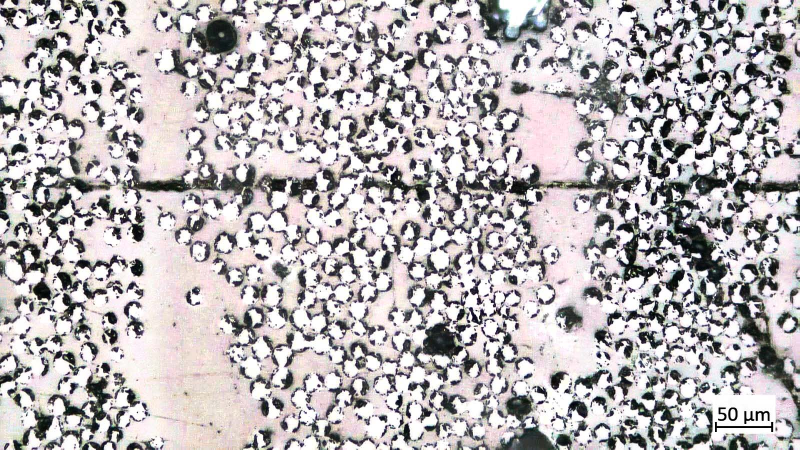
#> input picture preprodata/pp-frb-001.jpg, 1599 x 899 px (shown at 1/2 size)
$ python -i getmefibers.py   (imports and definitions only)
#> lines starting #> are read from the running program, lines starting #| are printed output that depends on the picture; after the words box and inside, x2 and y2 are one past the last pixel; in counts of white or black regions, pixels touching at a corner belong together
### common.py
import cv2
import skimage as ski
import numpy as np
import matplotlib.pyplot as plt
from matplotlib import colors

def getBlackHatMask(base_img, kernel_size=(5,5)):
    # Crear kernel para operación morfológica
    kernel = cv2.getStructuringElement(cv2.MORPH_RECT, kernel_size)

    # Aplicar transformación Black Hat
    black_hat = cv2.morphologyEx(base_img, cv2.MORPH_BLACKHAT, kernel)

    return black_hat

def getContours(base_img):

    # Calcular contornos de la imagen
    contours, _ = cv2.findContours(image=base_img, mode=cv2.RETR_EXTERNAL, method=cv2.CHAIN_APPROX_SIMPLE)

    dim = np.shape(base_img)

    contours_img = cv2.drawContours(np.zeros((dim[0],dim[1],3)), contours, -1, (0,255,0), 1)
    contours_img = np.uint8(contours_img)

    return contours, contours_img

def filterContours(base_img, contours, mult=2.5, mode='DOWN'):
    # Filtrado de contornos por longitud
    contours_lenght = [len(c) for c in contours]

    cl_mean = np.mean(contours_lenght)
    cl_std = np.std(contours_lenght)

    if mode == 'DOWN':
        contours_filtered = [c for c in contours if len(c) < cl_mean + mult*cl_std]
    elif mode == 'UP':
        contours_filtered = [c for c in contours if len(c) > cl_mean + mult*cl_std]

    dim = np.shape(base_img)
    contours_filtered_img = cv2.drawContours(np.zeros((dim[0],dim[1],3)), contours_filtered, -1, (0,255,0), 1)
    contours_filtered_img = np.uint8(contours_filtered_img)

    return contours_filtered, contours_filtered_img

def getFirstElementOfContour(contours):

    # Obtener el primer elemento de cada contorno
    elements = np.array([np.uint32(contours[i][0][0]) for i in range(len(contours))])

    # Obtener coordenadas en formato correcto
    coordinates = [(np.uint16(p[1]),np.uint16(p[0])) for p in elements]

    return coordinates

def applyFlooding(base_img, coordinates):
    img_flood = base_img.copy()
    img_flood[img_flood != 0] = 255

    mask_flood = np.zeros(np.shape(base_img),dtype=np.uint8)

    list_masks = []
    for coordinate in coordinates:
        mask = ski.segmentation.flood(img_flood, coordinate, tolerance=1)
        list_masks.append(mask)
        mask_flood[mask] = 255

    return mask_flood, list_masks

def applyWatershed(base_img, mask, threshold_factor = 0.025, gl_vecinity=15):
    # 1. Define kernels adecuados para cada operación
    kernel_op = np.ones((3,3), np.uint8)  # Para opening
    kernel_dil = np.ones((3,3), np.uint8)  # Para dilatación

    # 2. Preprocesamiento mejorado
    opening = cv2.morphologyEx(mask, cv2.MORPH_OPEN, kernel_op, iterations=2)

    # 3. Área de fondo seguro con kernel correcto
    sure_bg = cv2.dilate(opening, kernel_dil, iterations=3)

    # 4. Área de primer plano seguro - ajusta el factor de threshold si es necesario
    dist_transform = cv2.distanceTransform(opening, cv2.DIST_C, 5)
    threshold_factor = threshold_factor
    ret, sure_fg = cv2.threshold(dist_transform, threshold_factor*dist_transform.max(), 255, 0)

    # 5. Región desconocida
    sure_fg = np.uint8(sure_fg)
    unknown = cv2.subtract(sure_bg, sure_fg)

    # 6. Etiquetado de marcadores
    ret, markers = cv2.connectedComponents(sure_fg)
    markers = markers + 1
    markers[unknown==255] = 0

    # 7. Aplicar watershed
    img_rgb = cv2.cvtColor(base_img, cv2.COLOR_GRAY2RGB)
    markers = cv2.watershed(img_rgb, markers)

    # 8. Utiliza los resultados de watershed como punto de partida
    regions_result = markers.copy()

    # Crear una máscara expandida
    expanded_mask = np.zeros_like(base_img, dtype=np.uint8)

    # Primero, identifica las regiones que ya fueron segmentadas (excluyendo bordes y fondo)
    valid_labels = np.unique(regions_result)
    valid_labels = valid_labels[valid_labels > 1]  # Ignorar fondo (0,1) y bordes (-1)

    # Para cada región segmentada por watershed, expande a píxeles adyacentes con intensidad similar
    for label in valid_labels:
        # Máscara de la región actual
        region_mask = (regions_result == label)

        # Calcular estadísticas de intensidad de esta región
        region_intensities = base_img[region_mask]
        mean_intensity = np.mean(region_intensities)
        std_intensity = np.std(region_intensities)

        # Dilatar la región para encontrar píxeles vecinos
        kernel = np.ones((3,3), np.uint8)
        dilated = cv2.dilate(region_mask.astype(np.uint8), kernel, iterations=2)

        # Encontrar píxeles vecinos (dilatados - originales)
        neighbors = dilated & ~region_mask

        # Para los vecinos, verificar si su intensidad es similar a la región
        for y, x in zip(*np.where(neighbors)):
            if abs(int(base_img[y, x]) - mean_intensity) < gl_vecinity * std_intensity:
                # Si el píxel tiene intensidad similar, asígnalo a esta región
                regions_result[y, x] = label

        # Añadir esta región al resultado expandido
        expanded_mask[regions_result == label] = 255

    binary_mask = np.zeros_like(regions_result, dtype=np.uint8)
    binary_mask[regions_result > 1] = 255  # Set foreground regions to 255 (white)

    return regions_result, binary_mask

# Funciones que vamos a usar

# [39 lines left out: functions getSegmentationFigure, getSegmentationColoring, getColoringFigure, not called in this run]

### getmefibers.py
import cv2
import skimage as ski
import numpy as np

from common import getBlackHatMask, getContours, filterContours, getFirstElementOfContour, applyFlooding, applyWatershed

def getMeFibers(base_img,
                bh_ks=(7,7),
                bhm_iter=4,
                bhm_mult=60,
                cont_mult=2.5,
                ws_ths_factor=0.025,
                ws_gl_vecinity=15,###################### VV nuevo
                otsu_classes=5,
                otsu_range=(2, None),
                return_debug=False):

    # Eliminación de ruido y mejora de contraste
    test_1 = cv2.GaussianBlur(base_img, (7, 7), 0)

    # Mejorar contraste
    clahe = cv2.createCLAHE(clipLimit=2,tileGridSize=(10, 10))
    test_2 = cv2.GaussianBlur(clahe.apply(test_1), (11, 11), 0)

    # Aplicar Black Hat a la imagen seleccionada
    black_hat_img = getBlackHatMask(test_2, kernel_size=bh_ks)

    # Obtener máscara binaria mejorada de la imagen Black Hat
    kernel_bh = np.array([[0, 1, 0],
                       [1, 0, 1],
                       [0, 1, 0]], dtype=np.uint8)

    black_hat_mask = cv2.morphologyEx(black_hat_img, cv2.MORPH_CLOSE, kernel_bh,iterations=bhm_iter)

    # Aplicar la máscara a la imagen original
    test_3 = np.int16(test_2) - bhm_mult*np.int16(black_hat_mask)
    test_3[test_3 < 0] = 0
    test_3 = np.uint8(test_3)

    # Aplicar umbralización multiotsu para segmentar test_3
    list_ts_test3 = ski.filters.threshold_multiotsu(test_3, classes=otsu_classes)

    ## Dynamic slicing // older
    #start, end = otsu_range
    #selected_thresholds = list_ts_test3[start:end]
    #
    ## Segementación de test_3 para separar la mayor cantidad de fibras
    #thresh_1 = np.zeros(np.shape(test_3), dtype=np.uint8)
    #thresh_1[test_3 > np.mean(selected_thresholds)] = 255

    # ------ NEWER attempt ----------
    # Segment into discrete classes
    regions = np.digitize(test_3, bins=list_ts_test3)

    start, end = otsu_range
    if end is None:
        end = otsu_classes - 1
    if start is None:
        start = 0
    if start > end:
        start, end = end, start
    start = int(np.clip(start, 0, otsu_classes - 1))
    end   = int(np.clip(end,   0, otsu_classes - 1))

    thresh_1 = ((regions >= start) & (regions <= end)).astype(np.uint8) * 255
    # --------- ######## -----------

    test_4 = test_3.copy()
    test_4[~(thresh_1 == 255)] = 0
    test_4[test_4 > 0] = 255

    # Obtener contornos de la imagen binaria
    contours, contours_img = getContours(test_4)

    # Filtrar contornos por longitud
    contours_filtered, contours_filtered_img = filterContours(test_4, contours, mult=cont_mult)

    # Aplicar flooding para obtener la máscara de las fibras
    coordinates = getFirstElementOfContour(contours_filtered)
    mask_flood, list_masks = applyFlooding(test_4, coordinates)

    # Se mejora la máscara de las fibras con una operación morfológica de cierre
    kernel_mfl = np.array([[0, 1, 0],
                          [1, 0, 1],
                          [0, 1, 0]], dtype=np.uint8)

    test_5 = cv2.morphologyEx(mask_flood, cv2.MORPH_CLOSE, kernel_mfl,iterations=2)

    # Aplicar watershed para obtener la segmentación final
    regions_result, binary_mask = applyWatershed(test_2, test_5, threshold_factor=ws_ths_factor, gl_vecinity=ws_gl_vecinity)

    if return_debug:
        debug_images = {
            'fibers_blur': test_1,
            'fibers_contrast': test_2,
            'fibers_black_hat_mask': black_hat_mask,
            'fibers_enhanced': test_3,
            'fibers_otsu_selection': thresh_1,
            'fibers_binary': test_4,
            'fibers_contours_filtered': contours_filtered_img,
            'fibers_flood_mask': mask_flood,
            'fibers_post_close': test_5,
            'fibers_watershed_binary': binary_mask,
        }
        return binary_mask, contours_filtered_img, list_masks, debug_images

    return binary_mask, contours_filtered_img, list_masks

>>> import cv2
>>> picture = cv2.imread('preprodata/pp-frb-001.jpg', cv2.IMREAD_GRAYSCALE)
>>> result = getMeFibers(picture)
#> in getMeFibers, `list_ts_test3 = ski.filters.threshold_multiotsu(test_3, classes=otsu_c..`: list_ts_test3 = [42, 114, 171, 217]
#> in getMeFibers, `test_4[~(thresh_1 == 255)] = 0`:
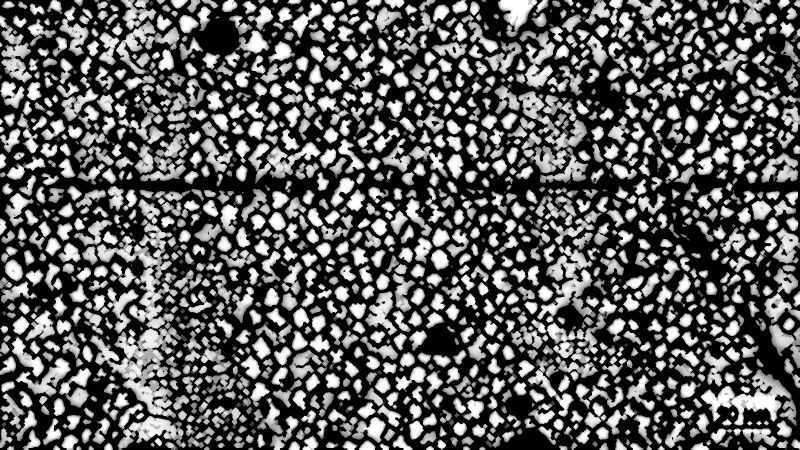
#> test_4: shape (899, 1599) (shown at 1/2 size); min 0, max 255, mean 90.3
#> in getContours, `contours, _ = cv2.findContours(image=base_img, mode=cv2.RETR_EXTERNAL,..`: contours = 1388 contours, 60 with area under 20; largest, box (x1, y1, x2, y2) and area: (180, 654, 374, 837) 13952, (193, 397, 356, 658) 11398, (1401, 739, 1593, 852) 8224, (1074, 491, 1192, 645) 6727, (235, 807, 372, 899) 5036
#> in filterContours, `contours_lenght = [len(c) for c in contours]`: contours_lenght = 1388 values, max 736 at index 777, min 1 at index 20, mean 37.32
#> in filterContours, `cl_mean = np.mean(contours_lenght)`: cl_mean = 37.32
#> in filterContours, `cl_std = np.std(contours_lenght)`: cl_std = 45.3
#> in filterContours, `contours_filtered = [c for c in contours if len(c) < cl_mean + mult*cl..`: contours_filtered = 1365 contours, 60 with area under 20; largest, box (x1, y1, x2, y2) and area: (996, 0, 1075, 74) 3076, (729, 582, 795, 671) 2510, (1538, 648, 1599, 736) 2320, (1545, 455, 1599, 528) 2178, (241, 0, 313, 60) 2152
#> in filterContours, `contours_filtered_img = cv2.drawContours(np.zeros((dim[0],dim[1],3)), ..`:
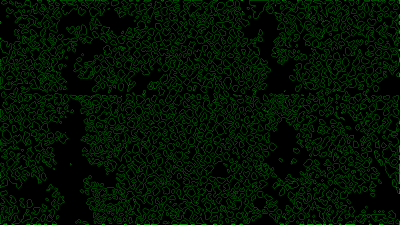
#> contours_filtered_img: shape (899, 1599, 3) float64 (shown at 1/4 size); mean of channels 0, 1, 2 0, 17.1, 0; drawn as B, G, R
#> in getFirstElementOfContour, `elements = np.array([np.uint32(contours[i][0][0]) for i in range(len(c..`: elements = 1365 pairs, first value 0 to 1598, second value 0 to 895
#> in getFirstElementOfContour, `coordinates = [(np.uint16(p[1]),np.uint16(p[0])) for p in elements]`: coordinates = 1365 pairs, first value 0 to 895, second value 0 to 1598
#> the loop in applyFlooding, `for coordinate in coordinates:` made 1365 passes
#> coordinate on passes 1 to 3: (895, 500), (893, 963), (893, 928)
#> pass 1, in applyFlooding, `mask = ski.segmentation.flood(img_flood, coordinate, tolerance=1)`:
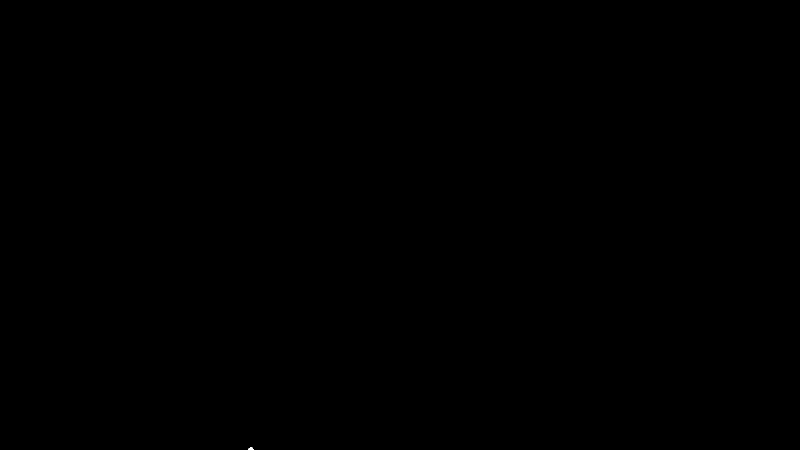
#> mask: shape (899, 1599) bool (shown at 1/2 size); 0% white; 1 white region, box (x1, y1, x2, y2) and area: (496, 895, 507, 899) 33
#> after the loop in applyFlooding, `for coordinate in coordinates:`:
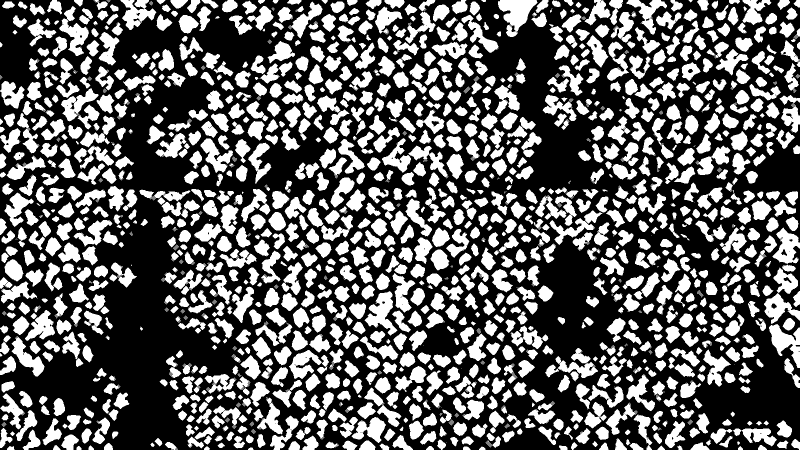
#> mask_flood: shape (899, 1599) (shown at 1/2 size); 38.2% white; 1365 white regions (44 under 20 px), largest, box (x1, y1, x2, y2) and area: (996, 0, 1075, 74) 3133, (729, 582, 795, 671) 2631, (1538, 648, 1599, 736) 2485
#> after the loop in applyFlooding, `for coordinate in coordinates:`: list_masks = 1365 items
#> in applyWatershed, `ret, sure_fg = cv2.threshold(dist_transform, threshold_factor*dist_tra..`: ret = 0.525
#> in applyWatershed, `ret, markers = cv2.connectedComponents(sure_fg)`:
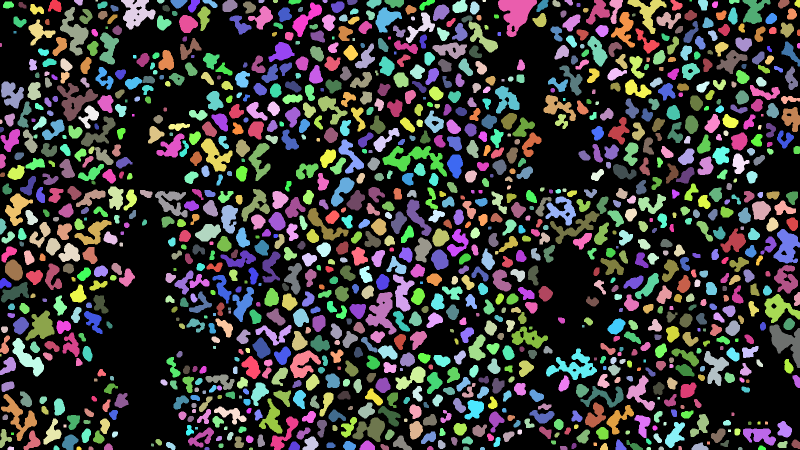
#> markers: shape (899, 1599) int32 (shown at 1/2 size); 1245 distinct labels, from 0 to 1244; one colour per label, 0 black
#> in applyWatershed, `ret, markers = cv2.connectedComponents(sure_fg)`: ret = 1245
#> in applyWatershed, `markers = cv2.watershed(img_rgb, markers)`:
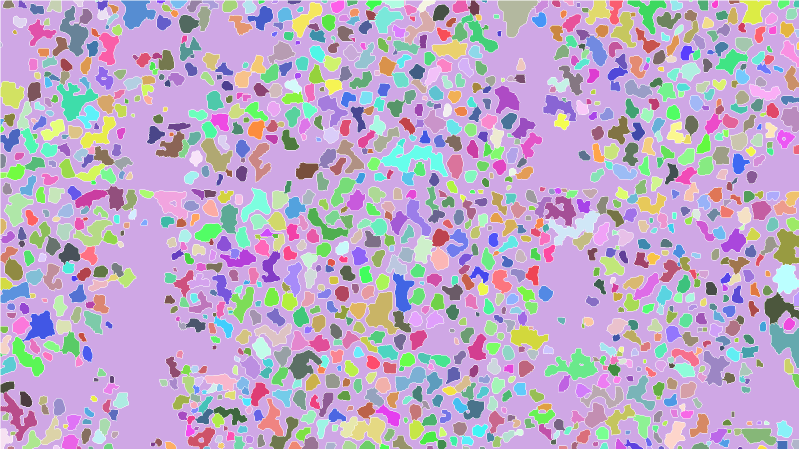
#> markers: shape (899, 1599) int32 (shown at 1/2 size); 1246 distinct labels, from -1 to 1245; one colour per label, 0 black, -1 white
#> in applyWatershed, `valid_labels = np.unique(regions_result)`: valid_labels = 1246 values from -1 to 1245
#> in applyWatershed, `valid_labels = valid_labels[valid_labels > 1]`: valid_labels = 1244 values from 2 to 1245
#> the loop in applyWatershed, `for label in valid_labels:` made 1244 passes
#> (mean_intensity, std_intensity) on passes 1, 2, 4: (197.6, 46.4), (157.4, 35.22), (217.5, 26.93)
#> after the loop in applyWatershed, `for label in valid_labels:`:
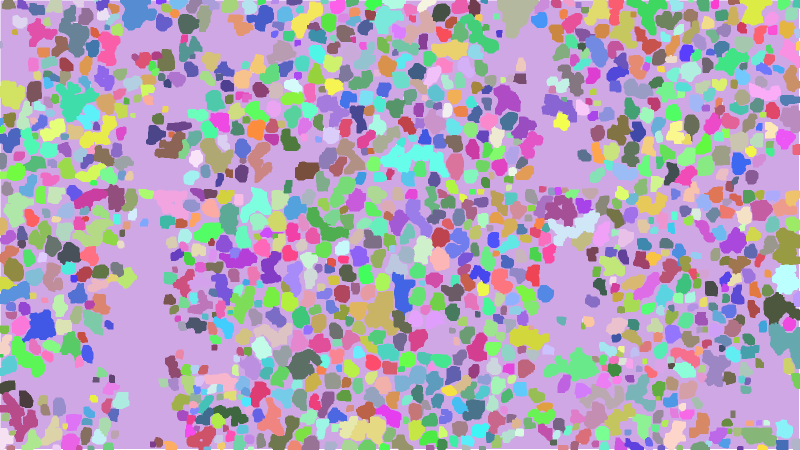
#> regions_result: shape (899, 1599) int32 (shown at 1/2 size); 1246 distinct labels, from -1 to 1245; one colour per label, 0 black, -1 white

$ run again, on preprodata/pp-frb-002.jpg
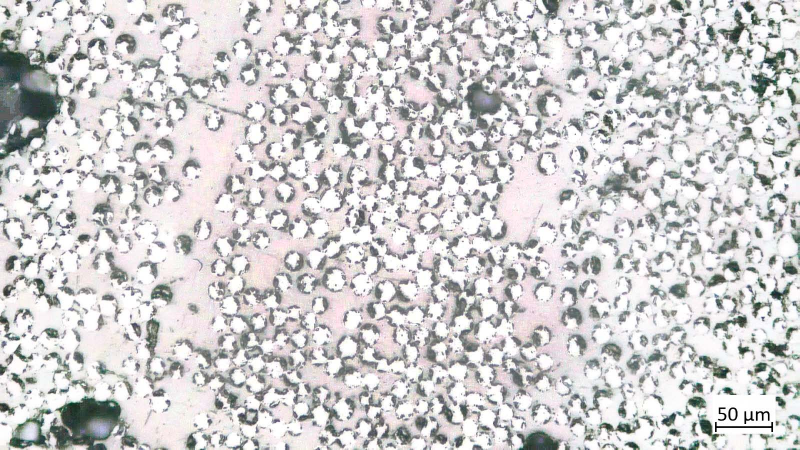
#> input picture preprodata/pp-frb-002.jpg, 1599 x 899 px (shown at 1/2 size)
#> list_ts_test3 = [45, 121, 177, 221]
#> regions: shape (899, 1599) int64; 5 distinct labels, from 0 to 4
#> thresh_1: shape (899, 1599); 48.5% white; 1212 white regions (37 under 20 px)
#> test_4: shape (899, 1599); min 0, max 255, mean 99.2
#> in getContours, `contours, _ = cv2.findContours(image=base_img, mode=cv2.RETR_EXTERNAL,..`: contours = 1212 contours, 43 with area under 20; largest, box (x1, y1, x2, y2) and area: (221, 391, 437, 602) 14601, (155, 620, 339, 896) 12497, (268, 187, 469, 439) 11268, (319, 685, 433, 899) 7570, (1053, 251, 1161, 453) 6622
#> contours_lenght = 1212 values, max 986 at index 652, min 1 at index 9, mean 42.61
#> cl_mean = 42.61
#> cl_std = 56.81
#> in filterContours, `contours_filtered = [c for c in contours if len(c) < cl_mean + mult*cl..`: contours_filtered = 1188 contours, 43 with area under 20; largest, box (x1, y1, x2, y2) and area: (1191, 486, 1254, 605) 3550, (0, 385, 98, 471) 2684, (740, 422, 822, 509) 2522, (430, 0, 503, 64) 2489, (412, 158, 496, 225) 2486
#> elements = 1188 pairs, first value 0 to 1598, second value 0 to 894
#> in getFirstElementOfContour, `coordinates = [(np.uint16(p[1]),np.uint16(p[0])) for p in elements]`: coordinates = 1188 pairs, first value 0 to 894, second value 0 to 1598
#> the loop in applyFlooding, `for coordinate in coordinates:` made 1188 passes
#> coordinate on passes 1 to 3: (894, 447), (894, 293), (894, 269)
#> after the loop in applyFlooding, `for coordinate in coordinates:`:
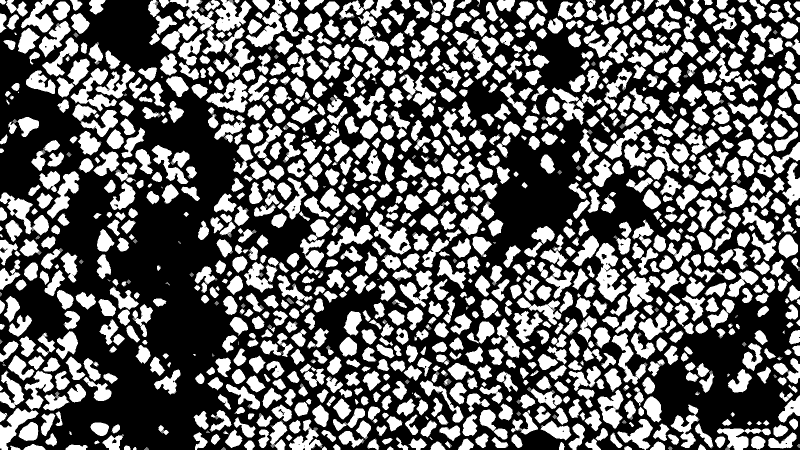
#> mask_flood: shape (899, 1599) (shown at 1/2 size); 39.5% white; 1188 white regions (37 under 20 px), largest, box (x1, y1, x2, y2) and area: (1191, 486, 1254, 605) 3571, (0, 385, 98, 471) 2855, (141, 136, 234, 223) 2677
#> after the loop in applyFlooding, `for coordinate in coordinates:`: list_masks = 1188 items
#> test_5: shape (899, 1599); 40.1% white; 916 white regions (25 under 20 px), largest, box (x1, y1, x2, y2) and area: (296, 0, 503, 114) 8793, (141, 127, 270, 274) 7213, (0, 711, 121, 899) 5622
#> opening: shape (899, 1599); 37.9% white; 1079 white regions (1 under 20 px), largest, box (x1, y1, x2, y2) and area: (1192, 487, 1252, 603) 3619, (493, 0, 571, 94) 2717, (414, 160, 495, 225) 2644
#> sure_bg: shape (899, 1599); 65.3% white; 486 black regions (175 under 20 px), largest, box (x1, y1, x2, y2) and area: (0, 0, 923, 899) 232047, (631, 0, 1259, 838) 85534, (1304, 546, 1599, 882) 39859
#> in applyWatershed, `ret, sure_fg = cv2.threshold(dist_transform, threshold_factor*dist_tra..`: ret = 0.425
#> unknown: shape (899, 1599); 27.4% white; 121 white regions (11 under 20 px), largest, box (x1, y1, x2, y2) and area: (294, 0, 1599, 899) 290628, (0, 340, 237, 899) 24885, (0, 0, 332, 559) 24012
#> in applyWatershed, `ret, markers = cv2.connectedComponents(sure_fg)`: ret = 1080
#> in applyWatershed, `valid_labels = np.unique(regions_result)`: valid_labels = 1082 values from -1 to 1080
#> in applyWatershed, `valid_labels = valid_labels[valid_labels > 1]`: valid_labels = 1079 values from 2 to 1080
#> the loop in applyWatershed, `for label in valid_labels:` made 1079 passes
#> (mean_intensity, std_intensity) on passes 1 to 3: (194, 23.24), (212, 29.44), (203, 35.16)
#> after the loop in applyWatershed, `for label in valid_labels:`:
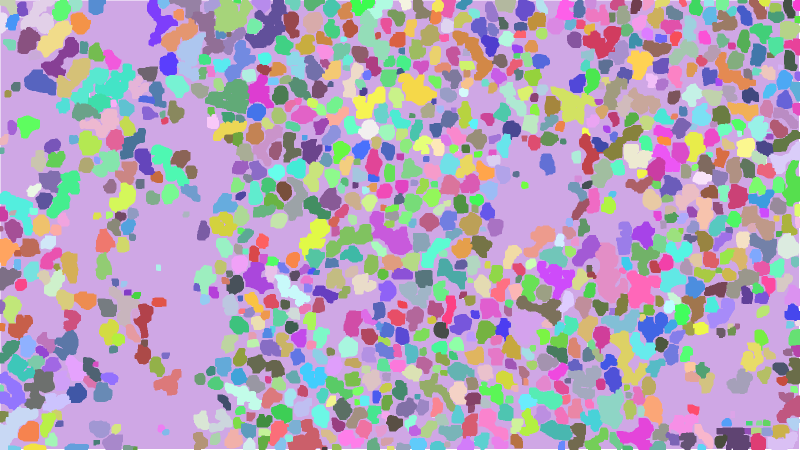
#> regions_result: shape (899, 1599) int32 (shown at 1/2 size); 1081 distinct labels, from -1 to 1080; one colour per label, 0 black, -1 white
